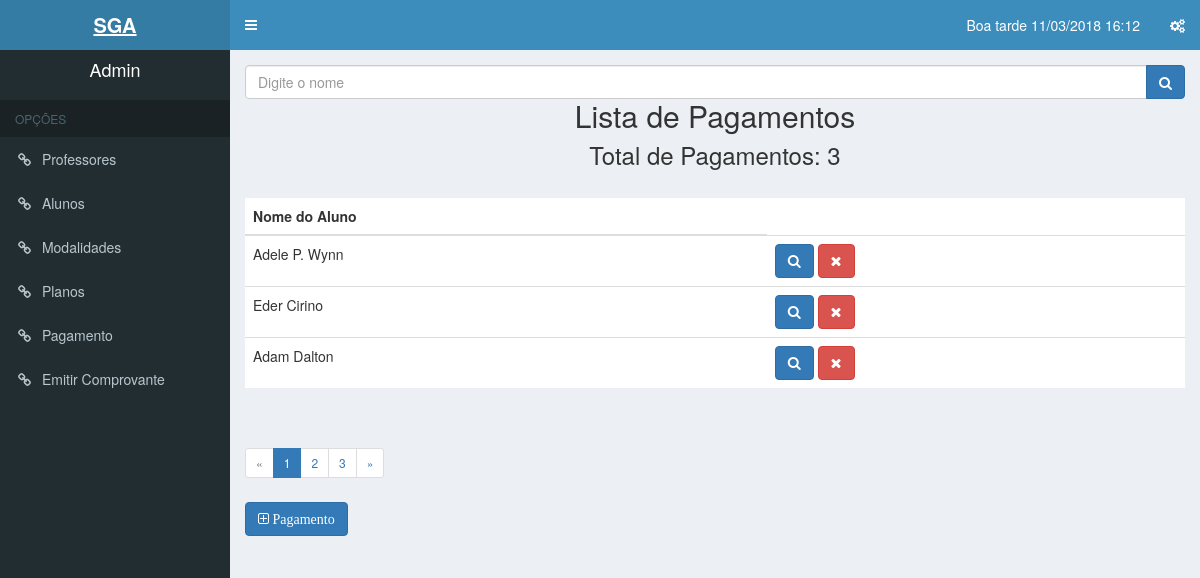
The page /Views/pagamento.php (signed in) on the database its author committed.
### tables this page shows
CREATE TABLE `pagamento` (
  `cd_pagamento` int(5) NOT NULL,
  `mes_referente` varchar(12) NOT NULL,
  `dt_vencimento` varchar(12) NOT NULL,
  `vl_mensalidade` int(6) NOT NULL,
  `nm_aluno` varchar(50) NOT NULL,
  `nm_modalidade` varchar(30) NOT NULL
);

### controllers/limitarPagamento.php (called while the page is built)
<?php
    $PDO = db_connect();
	if (!isset($_GET['pg'])) {
		$pg = 1;
	} else {
		$pg = $_GET['pg'];
	}
	$total_reg = "10";
	$inicio = $pg -1;
	$inicio = $inicio * $total_reg;
	$anterior = $pg -1;
	$proximo = $pg +1;
    $sql = "SELECT * FROM pagamento ORDER BY mes_referente ASC LIMIT $inicio, $total_reg";
    $stmt = $PDO->prepare($sql);
    $stmt->execute();
    $sql_count = "SELECT COUNT(*) AS total FROM pagamento";
    $stmt_count = $PDO->prepare($sql_count);
    $stmt_count->execute();
    $total = $stmt_count->fetchColumn();

### Views/pagamento.php (the view, shortened to what this page needs)
<?php
    include ('../controllers/limitarPagamento.php');
    if($_SESSION['user_status'] == 1){
        include ('header.php');
    }elseif($_SESSION['user_status'] == 2){
        include ('headerAtendente.php');
    }
    elseif($_SESSION['user_status'] == 3){
        include ('headerProfessor.php');
    }
?>
<form name="frmBusca" method="post" action="../Views/pagamentoList.php">
            <div class="input-group">
              <input type="text" name="cxnome" id="cxnome" class="form-control" placeholder="Digite o nome">
              <span class="input-group-btn">
                  <button type="submit" name="buscar" id="search-btn" class="btn btn-primary">
                    <i class="fa fa-search"></i>
                  </button>
              </span>
            </div>
        </form>
<h2 class="center">Lista de Pagamentos</h2>
          <h3 class="center">Total de Pagamentos: <?php if(isset($total)){echo $total;} ?></h3>
          <?php if(isset($total) > 0):?>
          <table class="table table-hover">
              <thead>
                  <tr>
                      <th>Nome do Aluno</th>
                  </tr>
              </thead>
              <tbody>
                  <?php while($user = $stmt->fetch(PDO::FETCH_ASSOC)):?>
                 <tr>
                    <td><?php echo $user['nm_aluno']?></td>
                    <td>
                    <a href="pagamentoPesq.php?cdpagamento=<?php echo $user['cd_pagamento'] ?>">
                    <button class="btn btn-primary fa fa-search"></button></a>
                    <a href="../controllers/deletarPagamento.php?cdpagamento=<?php echo $user['cd_pagamento'] ?>" onclick="return confirm('Tem certeza que deseja remover?');">
                    <button class="btn btn-danger fa fa-times"></button></a>
                      </td>
                  </tr>
                  <?php endwhile;?>
              </tbody>
          </table>
        <?php else: ?>
        <p>Nenhum Pagamento registrado</p>
            <?php endif; ?>
            <?php
           if ($total > 1) {
		echo "<nav>";
		echo "	<ul class='pagination pagination-sm'>";
		if ($anterior > 0) {
			echo "<li>";
			echo "	<a href='?pg=".$anterior."' aria-label='Previous'>";
			echo "		<span aria-hidden='true'>«</span>";
			echo "	</a>";
			echo "</li>";
		} else {
			echo "<li class='disabled'>";
			echo "	<span aria-hidden='true'>«</span>";
			echo "</li>";
		}
		for ($i=1;$i<=$total;$i++) {
			if ($i >= ($pg-4) AND $i <= ($pg+4)) {
				if ($i == $pg) {
					echo "<li class='active'><a href='?pg=".$i."'>".$i."</a></li>";
				} else {
					echo "<li><a href='?pg=".$i."'>".$i."</a></li>";
				}
			}
		}
                        if($pg < $total) {
                                echo "<li>";
                                echo "	<a href='?pg=".$proximo."' aria-label='Next'>";
                                echo "		<span aria-hidden='true'>»</span>";
                                echo "	</a>";
                                echo "</li>";
                        } else {
                                echo "<li class='disabled'>";
                                echo "	<span aria-hidden='true'>»</span>";
                                echo "</li>";
                        }
                        echo "  </ul>";
                        echo "</nav>";
            }
            ?>
       <a href="pagamentoAdd.php"><button class="btn btn-primary fa fa-plus-square-o"> Pagamento</button></a>
<?php include ('footer.php');?>

### rows shown on the page
pagamento: nm_aluno "Adele P. Wynn"
pagamento: nm_aluno "Eder Cirino"
pagamento: nm_aluno "Adam Dalton"

### other values the page prints
dataatual() "Boa tarde 11/03/2018 16:12"
$_SESSION['user_name'] "Admin"
$total "3"
